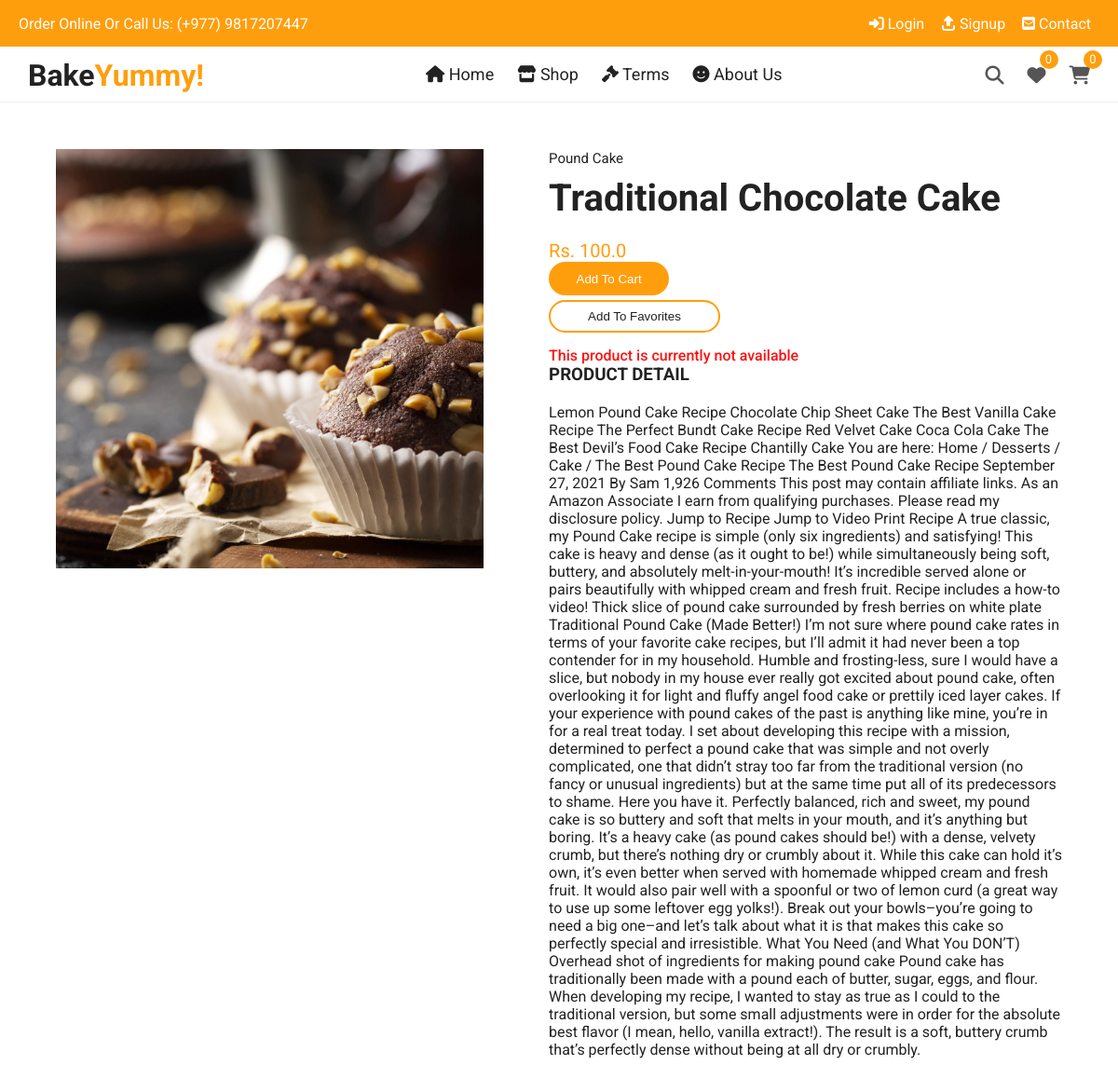
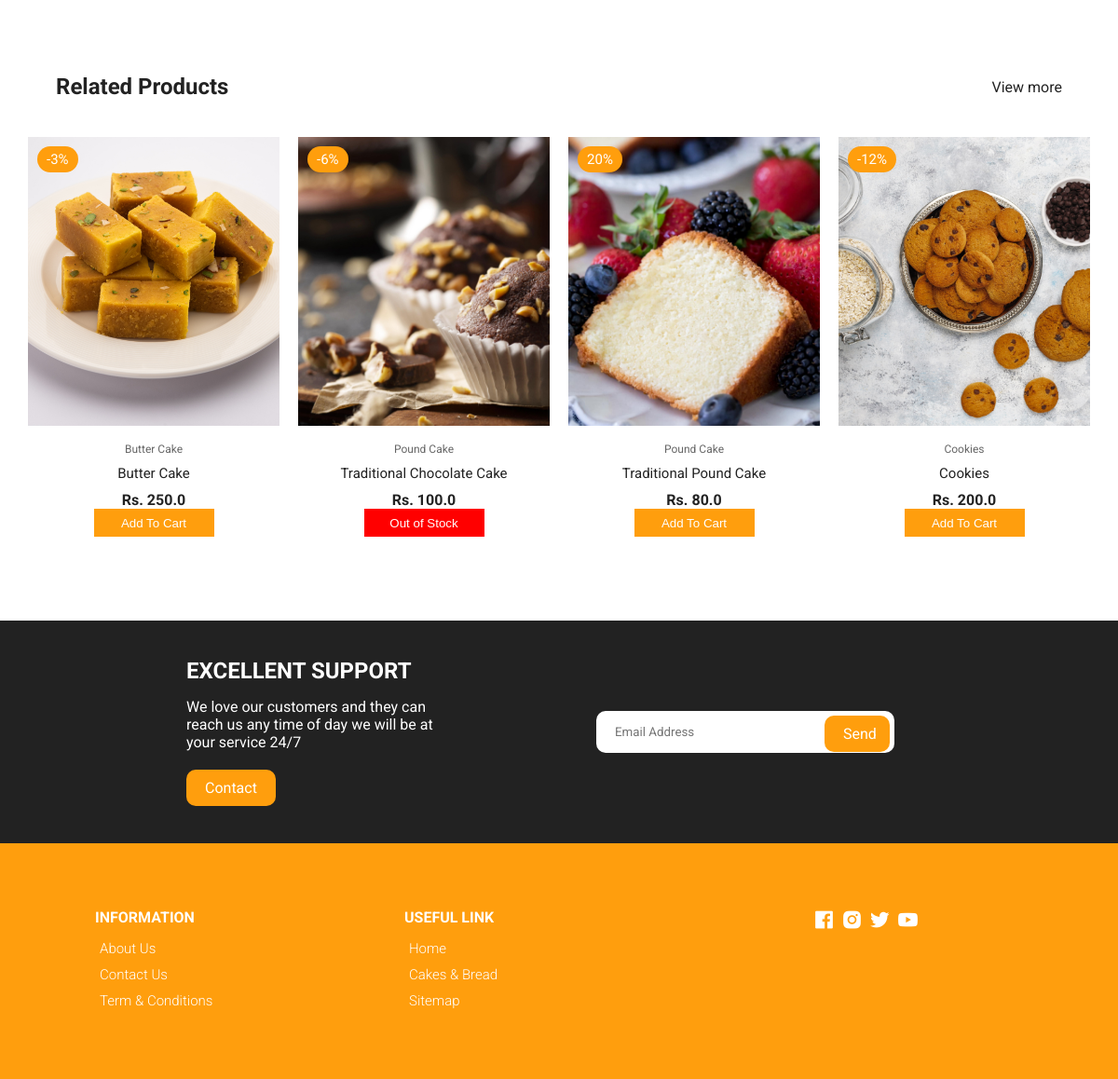
Screenshot of /productdetail/2/ with the database file from the repository (2 pictures, top to bottom).
### home/models.py (models this page shows, shortened)
class Product(models.Model):
    id = models.AutoField(primary_key=True)
    name = models.CharField(max_length=200)
    desc = models.TextField()
    category = models.ForeignKey(Category, on_delete=models.CASCADE)
    weight = models.CharField(max_length=100)
    marked_price = models.FloatField()
    selling_price = models.FloatField()
    available_quantity = models.PositiveIntegerField(default=0) #Remove this default option in the final project
    photo = models.ImageField(upload_to='products/')
    return_policy = models.CharField(max_length=255)
    slug = models.SlugField()
    tags = models.CharField(max_length=300, default='')
    modified_date = models.DateField(auto_now=True)
    users_wishlist = models.ManyToManyField(User, blank=True, related_name='user_wishlist')
    @property
    def discount_percent(self):
        discount = (self.marked_price - self.selling_price)/self.marked_price
        return str(floor(discount * 100))

class Category(models.Model):
    id = models.AutoField(primary_key=True)
    title = models.CharField(max_length=200)
    slug = models.SlugField()

### home/views.py (the view)
# urls.py: path('productdetail/<int:id>/', productdetail, name='productdetail'),
def productdetail(request, id):
    product = Product.objects.get(id=id)
    relatedprod = Product.objects.all().order_by('?')[:4]
    favoritemessage = ''
    if request.user.is_authenticated:
        products = Product.objects.filter(users_wishlist=request.user)
        wishlistcount = products.count()
        cartprod = MyCart.objects.filter(user=request.user)
        cartprodcount = cartprod.count()
        productexists = MyCart.objects.filter(user=request.user, product=product)
        if productexists.exists():
            productincart = 'Yes'
        else:
            productincart = 'No'
        print(productincart)
    else:
        wishlistcount = ''
        cartprodcount = ''
        productincart = ''
    if product.users_wishlist.filter(id=request.user.id).exists():
        favoritemessage = 'Remove From Favorites'
    else:
        favoritemessage = 'Add To Favorites'
    context = {
        'product':product,
        'relatedprod':relatedprod,
        'favoritemessage':favoritemessage,
        'wishlistcount': wishlistcount,
        'cartprodcount': cartprodcount,
        'productincart': productincart
    }
    return render(request, 'home/productdetail.html', context)

### templates/home/productdetail.html (shortened to what this page needs)
{% extends 'base.html' %}
{% load static %}
{% block maincontent %}
<section class="section product-detail">
    <div class="details container">
        <div class="left image-container">
        <div class="main">
            <img src="{{product.photo.url}}" id="zoom" alt="" />
        </div>
        </div>
        <div class="right">
        <span>{{product.category.title}}</span>
        <h1>{{product.name}}</h1>
        <div class="price">Rs. {{product.selling_price}}</div>
        {% if productincart == 'Yes' %}
        <span style="display: block;">Product already added to cart😃</span>
        <a href="{% url 'cart' %}" class="addCart showincartbtn"><button>Show In Cart</button></a>
        {% else %}
        <br>
        {% if product.available_quantity > 0 %}
        <div class="cartbutton" style="display: flex;justify-content: flex-start;align-items: center;z-index: 9;padding: 0;margin-bottom: .5rem;margin-top: -2rem;">
            {% if user.is_authenticated %}
            <button data-id="{{product.id}}" data-url="{% url 'add_to_cart' %}" class="initialbutton ib{{product.id}}" style="padding: 1.8rem;line-height: .2;border-radius: 3rem;">Add To Cart</button>
            <button data-id="{{product.id}}" data-url="{% url 'remove_from_cart' %}" class="minusbutton mb{{product.id}}" style="padding: 1.8rem;line-height: .2;">-</button>
            <span data-id="{{product.id}}"class="buttontext bt{{product.id}}" style="padding: 1.8rem;line-height: .2;"></span>
            <button data-id="{{product.id}}" data-url="{% url 'add_to_cart' %}" class="plusbutton pb{{product.id}}" style="padding: 1.8rem;line-height: .2;">+</button>
            {% else %}
            <button class="initialbutton show-message-popup" style="padding: 1.8rem;line-height: .2;border-radius: 3rem;">Add To Cart</button>
            {% endif %}
        </div>
        {% else %}
        <div class="cartbutton" style="display: flex;justify-content: flex-start;align-items: center;z-index: 9;padding: 0;margin-bottom: .5rem;margin-top: -2rem;cursor: not-allowed;">
            <button class="initialbuttondisabled" style="padding: 1.8rem;line-height: .2;border-radius: 3rem;;cursor: not-allowed;">Add To Cart</button>
        </div>
        {% endif %}
        {% endif %}
        <button data-id="{{product.id}}" data-url="{% url 'add_to_wishlist' %}" class="wishlistbutton addToWishlist" >{{favoritemessage}}</button>
        {% if product.available_quantity > 0 %}
        <p style="color: #ff7a0d;font-weight: 500;">In Stock</p>
        {% else %}
        <p style="color: rgb(255, 16, 16);font-weight: 500;">This product is currently not available</p>
        {% endif %}
        <h3>Product Detail</h3>
        <p>
            {{product.desc}}
        </p>
        </div>
    </div>
</section>
    <section class="section featured">
    <div class="top container">
        <h1>Related Products</h1>
        <a href="{% url 'products' %}" class="view-more">View more</a>
    </div>
    <div class="product-center container">
        {% for pro in relatedprod %}
        <div class="product-item">
            <div class="overlay">
                <a href="{% url 'productdetail' pro.id %}" class="product-thumb">
                    <img src="{{ pro.photo.url }}" alt="" />
                </a>
                <span class="discount">{{pro.discount_percent}}%</span>
            </div>
            <div class="product-info">
                <span>{{ pro.category.title}}</span>
                <a href="{% url 'productdetail' pro.id %}">{{ pro.name }}</a>
                <h4>Rs. {{ pro.selling_price }}</h4>
                {% if pro.available_quantity > 0 %}
                    <div class="cartbutton">
                    {% if user.is_authenticated %}
                        <button data-id="{{pro.id}}" data-url="{% url 'add_to_cart' %}" class="initialbutton ib{{pro.id}}">Add To Cart</button>
                        <button data-id="{{pro.id}}" data-url="{% url 'remove_from_cart' %}" class="minusbutton mb{{pro.id}}">-</button>
                        <span data-id="{{pro.id}}"class="buttontext bt{{pro.id}}"></span>
                        <button data-id="{{pro.id}}" data-url="{% url 'add_to_cart' %}" class="plusbutton pb{{pro.id}}">+</button>
                        {% else %}
                        <button class="initialbutton show-message-popup">Add To Cart</button>
                        {% endif %}
                    </div>
                {% else %}
                    <div class="cartbutton">
                        <button class="initialbuttondisabled" style="cursor: not-allowed;background: red;">Out of Stock</button>
                    </div>
                {% endif %}
            </div>
            <ul class="icons">
                <a href="{% url 'productdetail' pro.id %}"><li> Quick View</li></a>
            </ul>
        </div>
        {% endfor %}
    </div>
    </section>
{% endblock maincontent %}

### static/css/styles.css (style rules this page uses)
:root { --white: #fff; --black: #222; --yellow: #ff9e0d; --grey1: #f0f0f0; --grey2: #e9d7d3; }
*, *::before, *::after { margin: 0; padding: 0; box-sizing: inherit; }
html { box-sizing: border-box; font-size: 62.5%; }
body { font-family: "Roboto", sans-serif; font-size: 1.6rem; background-color: var(--white); color: var(--black); font-weight: 400; font-style: normal; }
a { text-decoration: none; color: var(--black); }
.container { max-width: 114rem; margin: 0 auto; padding: 0 3rem; }
.section { padding: 5rem 0 5rem 0; overflow: hidden; }
.product-center { display: flex; align-items: center; justify-content: center; flex-wrap: wrap; max-width: 120rem; margin: 0 auto; padding: 0 2rem; }
.product-item { position: relative; width: 27rem; margin: 0 auto; margin-bottom: 3rem; }
.product-thumb { height: 31rem; width: 100%; display: inline-block; }
.product-thumb img { width: 100%; height: 31rem; object-fit: cover; transition: all 500ms linear; }
.product-info { padding: 1rem; text-align: center; }
.product-info span { display: inline-block; font-size: 1.2rem; color: #666; margin-bottom: 1rem; }
.product-info a { font-size: 1.5rem; display: block; margin-bottom: 1rem; transition: all 300ms ease; }
.cartbutton { display: flex; align-items: center; justify-content: center; }
.cartbutton .initialbutton, .cartbutton .initialbuttondisabled, .cartbutton .plusbutton, .cartbutton .buttontext, .cartbutton .minusbutton, .cartbutton .quickviewbutton { height: 30px; width: 129px; border: none; outline: none; background: var(--yellow); color: #fff; cursor: pointer; transition: 250ms; }
.product-item .icons { position: absolute; left: 50%; top: 35%; width: fit-content; transform: translate(-50%); display: flex; align-items: center; display: flex; align-items: center; justify-content: center; }
.product-item .overlay { position: relative; overflow: hidden; cursor: pointer; width: 100%; }
.product-item .discount { position: absolute; top: 1rem; left: 1rem; background-color: var(--yellow); padding: 0.5rem 1rem; color: var(--white); border-radius: 2rem; font-size: 1.5rem; }
.section .top { display: flex; align-items: center; justify-content: space-between; margin-bottom: 4rem; }
.product-detail .details { display: grid; grid-template-columns: 1fr 1.2fr; gap: 7rem; }
.product-detail .left { display: flex; flex-direction: column; }
.product-detail .left .main { text-align: center; background-color: #f6f2f1; margin-bottom: 2rem; height: 45rem; }
.product-detail .left .main img { object-fit: cover; height: 100%; width: 100%; }
.product-detail .right span { display: inline-block; font-size: 1.5rem; margin-bottom: 1rem; }
.product-detail .right h1 { font-size: 4rem; line-height: 1.2; margin-bottom: 2rem; }
.product-detail .right .price { font-size: 600; font-size: 2rem; color: var(--yellow); margin-bottom: 2rem; }
.product-detail .right div { display: inline-block; position: relative; z-index: -1; }
.product-detail .form .addCart , .wishlistbutton { background: var(--yellow); padding: 0.8rem 4rem; color: #fff; border-radius: 3rem; transition: 200ms; }
.wishlistbutton { background: #fff; color: #222; border: 2px solid var(--yellow); margin-bottom: 1.5rem; cursor: pointer; outline: none; display: block; }
.product-detail h3 { text-transform: uppercase; margin-bottom: 2rem; }

### rows the page displays
Product: photo (picture), category "Pound Cake", name "Traditional Chocolate Cake", selling_price "100.0", desc "Lemon Pound Cake Recipe Chocolate Chip Sheet Cake The Best Vanilla Cake Recipe The Perfect Bundt Cake Recipe Red Velvet Cake Coca Cola Cake The Best Devil’s Food Cake Recipe Chantilly Cake You are here: Home / Desserts / Cake / The Best Pound Cake Recipe The Best Pound Cake Recipe September 27, 2021 By Sam 1,926 Comments This post may contain affiliate links. As an Amazon Associate I earn from qualifying purchases. Please read my disclosure policy. Jump to Recipe Jump to Video Print Recipe A true classic, my Pound Cake recipe is simple (only six ingredients) and satisfying! This cake is heavy and dense (as it ought to be!) while simultaneously being soft, buttery, and absolutely…", discount_percent "-6", available_quantity "Out of Stock"
Product: photo (picture), discount_percent "-3", category "Butter Cake", name "Butter Cake", selling_price "250.0", available_quantity "Add To Cart"
Product: photo (picture), discount_percent "20", category "Pound Cake", name "Traditional Pound Cake", selling_price "80.0", available_quantity "Add To Cart"
Product: photo (picture), discount_percent "-12", category "Cookies", name "Cookies", selling_price "200.0", available_quantity "Add To Cart"

### other values shown
{{ favoritemessage }} "Add To Favorites"
